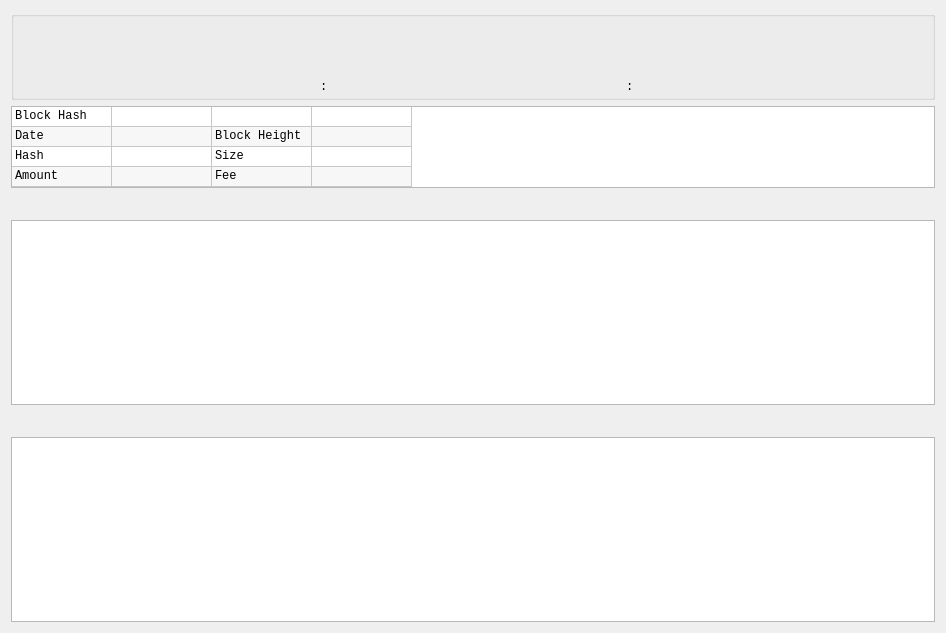
<?xml version="1.0" encoding="UTF-8"?>
<ui version="4.0">
 <class>BlockTransactionDetailDialog</class>
 <widget class="QDialog" name="BlockTransactionDetailDialog">
  <property name="geometry">
   <rect>
    <x>0</x>
    <y>0</y>
    <width>946</width>
    <height>633</height>
   </rect>
  </property>
  <property name="font">
   <font>
    <family>Courier New</family>
   </font>
  </property>
  <property name="windowTitle">
   <string>Transaction Details</string>
  </property>
  <layout class="QVBoxLayout" name="verticalLayout_2">
   <item>
    <widget class="QGroupBox" name="groupBox">
     <property name="title">
      <string/>
     </property>
     <layout class="QVBoxLayout" name="verticalLayout">
      <property name="spacing">
       <number>0</number>
      </property>
      <property name="leftMargin">
       <number>0</number>
      </property>
      <property name="topMargin">
       <number>0</number>
      </property>
      <property name="rightMargin">
       <number>0</number>
      </property>
      <property name="bottomMargin">
       <number>0</number>
      </property>
      <item>
       <layout class="QHBoxLayout" name="horizontalLayout">
        <item>
         <widget class="QLabel" name="label_blockhash">
          <property name="minimumSize">
           <size>
            <width>600</width>
            <height>20</height>
           </size>
          </property>
          <property name="maximumSize">
           <size>
            <width>600</width>
            <height>20</height>
           </size>
          </property>
          <property name="text">
           <string/>
          </property>
         </widget>
        </item>
        <item>
         <spacer name="horizontalSpacer_2">
          <property name="orientation">
           <enum>Qt::Horizontal</enum>
          </property>
          <property name="sizeHint" stdset="0">
           <size>
            <width>40</width>
            <height>20</height>
           </size>
          </property>
         </spacer>
        </item>
       </layout>
      </item>
      <item>
       <layout class="QHBoxLayout" name="horizontalLayout_2">
        <item>
         <widget class="QLabel" name="label_blockheight">
          <property name="minimumSize">
           <size>
            <width>250</width>
            <height>20</height>
           </size>
          </property>
          <property name="maximumSize">
           <size>
            <width>250</width>
            <height>20</height>
           </size>
          </property>
          <property name="text">
           <string/>
          </property>
         </widget>
        </item>
        <item>
         <spacer name="horizontalSpacer_5">
          <property name="orientation">
           <enum>Qt::Horizontal</enum>
          </property>
          <property name="sizeHint" stdset="0">
           <size>
            <width>40</width>
            <height>20</height>
           </size>
          </property>
         </spacer>
        </item>
        <item>
         <widget class="QLabel" name="label_blocktime">
          <property name="minimumSize">
           <size>
            <width>300</width>
            <height>20</height>
           </size>
          </property>
          <property name="maximumSize">
           <size>
            <width>300</width>
            <height>20</height>
           </size>
          </property>
          <property name="text">
           <string/>
          </property>
         </widget>
        </item>
        <item>
         <spacer name="horizontalSpacer">
          <property name="orientation">
           <enum>Qt::Horizontal</enum>
          </property>
          <property name="sizeHint" stdset="0">
           <size>
            <width>40</width>
            <height>20</height>
           </size>
          </property>
         </spacer>
        </item>
       </layout>
      </item>
      <item>
       <layout class="QHBoxLayout" name="horizontalLayout_3">
        <item>
         <widget class="QLabel" name="label_hash">
          <property name="minimumSize">
           <size>
            <width>600</width>
            <height>20</height>
           </size>
          </property>
          <property name="maximumSize">
           <size>
            <width>600</width>
            <height>20</height>
           </size>
          </property>
          <property name="text">
           <string/>
          </property>
         </widget>
        </item>
        <item>
         <spacer name="horizontalSpacer_4">
          <property name="orientation">
           <enum>Qt::Horizontal</enum>
          </property>
          <property name="sizeHint" stdset="0">
           <size>
            <width>40</width>
            <height>20</height>
           </size>
          </property>
         </spacer>
        </item>
       </layout>
      </item>
      <item>
       <layout class="QHBoxLayout" name="horizontalLayout_4">
        <item>
         <widget class="QLabel" name="label_amount">
          <property name="minimumSize">
           <size>
            <width>200</width>
            <height>20</height>
           </size>
          </property>
          <property name="maximumSize">
           <size>
            <width>200</width>
            <height>20</height>
           </size>
          </property>
          <property name="text">
           <string/>
          </property>
         </widget>
        </item>
        <item>
         <spacer name="horizontalSpacer_6">
          <property name="orientation">
           <enum>Qt::Horizontal</enum>
          </property>
          <property name="sizeHint" stdset="0">
           <size>
            <width>40</width>
            <height>20</height>
           </size>
          </property>
         </spacer>
        </item>
        <item>
         <widget class="QLabel" name="label_fee">
          <property name="minimumSize">
           <size>
            <width>200</width>
            <height>20</height>
           </size>
          </property>
          <property name="maximumSize">
           <size>
            <width>200</width>
            <height>20</height>
           </size>
          </property>
          <property name="text">
           <string>:</string>
          </property>
         </widget>
        </item>
        <item>
         <spacer name="horizontalSpacer_7">
          <property name="orientation">
           <enum>Qt::Horizontal</enum>
          </property>
          <property name="sizeHint" stdset="0">
           <size>
            <width>40</width>
            <height>20</height>
           </size>
          </property>
         </spacer>
        </item>
        <item>
         <widget class="QLabel" name="label_size">
          <property name="minimumSize">
           <size>
            <width>200</width>
            <height>20</height>
           </size>
          </property>
          <property name="maximumSize">
           <size>
            <width>200</width>
            <height>20</height>
           </size>
          </property>
          <property name="text">
           <string>:</string>
          </property>
         </widget>
        </item>
        <item>
         <spacer name="horizontalSpacer_3">
          <property name="orientation">
           <enum>Qt::Horizontal</enum>
          </property>
          <property name="sizeHint" stdset="0">
           <size>
            <width>40</width>
            <height>20</height>
           </size>
          </property>
         </spacer>
        </item>
       </layout>
      </item>
     </layout>
    </widget>
   </item>
   <item>
    <widget class="QTableWidget" name="tableWidget_detail">
     <property name="minimumSize">
      <size>
       <width>0</width>
       <height>82</height>
      </size>
     </property>
     <property name="maximumSize">
      <size>
       <width>16777215</width>
       <height>82</height>
      </size>
     </property>
     <property name="font">
      <font>
       <family>Courier New</family>
      </font>
     </property>
     <property name="editTriggers">
      <set>QAbstractItemView::NoEditTriggers</set>
     </property>
     <property name="alternatingRowColors">
      <bool>true</bool>
     </property>
     <property name="rowCount">
      <number>4</number>
     </property>
     <property name="columnCount">
      <number>4</number>
     </property>
     <attribute name="horizontalHeaderVisible">
      <bool>false</bool>
     </attribute>
     <attribute name="verticalHeaderVisible">
      <bool>false</bool>
     </attribute>
     <attribute name="verticalHeaderDefaultSectionSize">
      <number>20</number>
     </attribute>
     <attribute name="verticalHeaderMinimumSectionSize">
      <number>20</number>
     </attribute>
     <row/>
     <row/>
     <row/>
     <row/>
     <column/>
     <column/>
     <column/>
     <column/>
     <item row="0" column="0">
      <property name="text">
       <string>Block Hash</string>
      </property>
      <property name="font">
       <font>
        <family>Courier New</family>
       </font>
      </property>
     </item>
     <item row="1" column="0">
      <property name="text">
       <string>Date</string>
      </property>
     </item>
     <item row="1" column="2">
      <property name="text">
       <string>Block Height</string>
      </property>
     </item>
     <item row="2" column="0">
      <property name="text">
       <string>Hash</string>
      </property>
     </item>
     <item row="2" column="2">
      <property name="text">
       <string>Size</string>
      </property>
     </item>
     <item row="3" column="0">
      <property name="text">
       <string>Amount</string>
      </property>
     </item>
     <item row="3" column="2">
      <property name="text">
       <string>Fee</string>
      </property>
     </item>
    </widget>
   </item>
   <item>
    <widget class="QLabel" name="label_input">
     <property name="minimumSize">
      <size>
       <width>50</width>
       <height>20</height>
      </size>
     </property>
     <property name="maximumSize">
      <size>
       <width>16777215</width>
       <height>20</height>
      </size>
     </property>
     <property name="text">
      <string/>
     </property>
    </widget>
   </item>
   <item>
    <widget class="QTreeView" name="m_blocktransactioninputView">
     <property name="editTriggers">
      <set>QAbstractItemView::AnyKeyPressed|QAbstractItemView::CurrentChanged|QAbstractItemView::EditKeyPressed|QAbstractItemView::SelectedClicked</set>
     </property>
     <property name="alternatingRowColors">
      <bool>true</bool>
     </property>
     <property name="rootIsDecorated">
      <bool>false</bool>
     </property>
     <property name="uniformRowHeights">
      <bool>true</bool>
     </property>
     <property name="itemsExpandable">
      <bool>false</bool>
     </property>
     <attribute name="headerCascadingSectionResizes">
      <bool>true</bool>
     </attribute>
    </widget>
   </item>
   <item>
    <widget class="QLabel" name="label_output">
     <property name="minimumSize">
      <size>
       <width>50</width>
       <height>20</height>
      </size>
     </property>
     <property name="maximumSize">
      <size>
       <width>16777215</width>
       <height>20</height>
      </size>
     </property>
     <property name="text">
      <string/>
     </property>
    </widget>
   </item>
   <item>
    <widget class="QTreeView" name="m_blocktransactionoutputView">
     <property name="editTriggers">
      <set>QAbstractItemView::AnyKeyPressed|QAbstractItemView::CurrentChanged|QAbstractItemView::EditKeyPressed|QAbstractItemView::SelectedClicked</set>
     </property>
     <property name="alternatingRowColors">
      <bool>true</bool>
     </property>
     <property name="rootIsDecorated">
      <bool>false</bool>
     </property>
     <property name="uniformRowHeights">
      <bool>true</bool>
     </property>
     <property name="itemsExpandable">
      <bool>false</bool>
     </property>
     <attribute name="headerCascadingSectionResizes">
      <bool>true</bool>
     </attribute>
    </widget>
   </item>
  </layout>
 </widget>
 <resources/>
 <connections/>
</ui>
